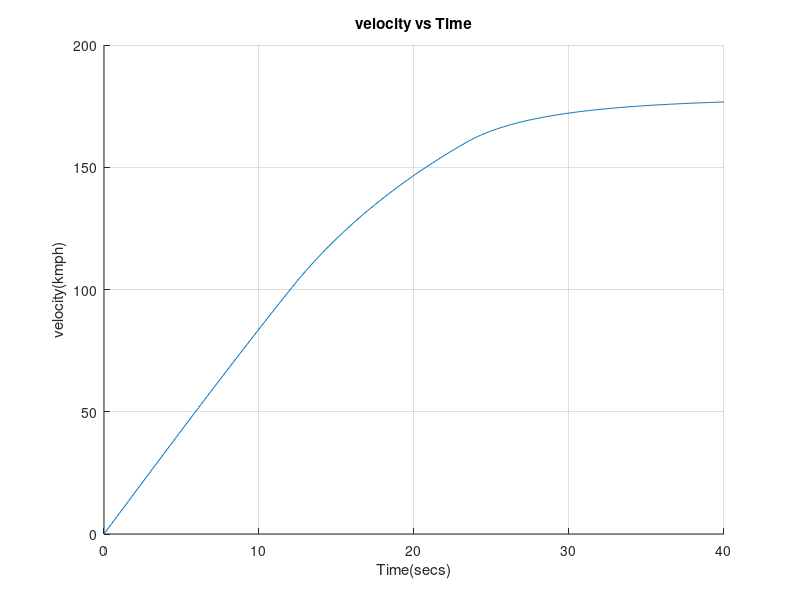
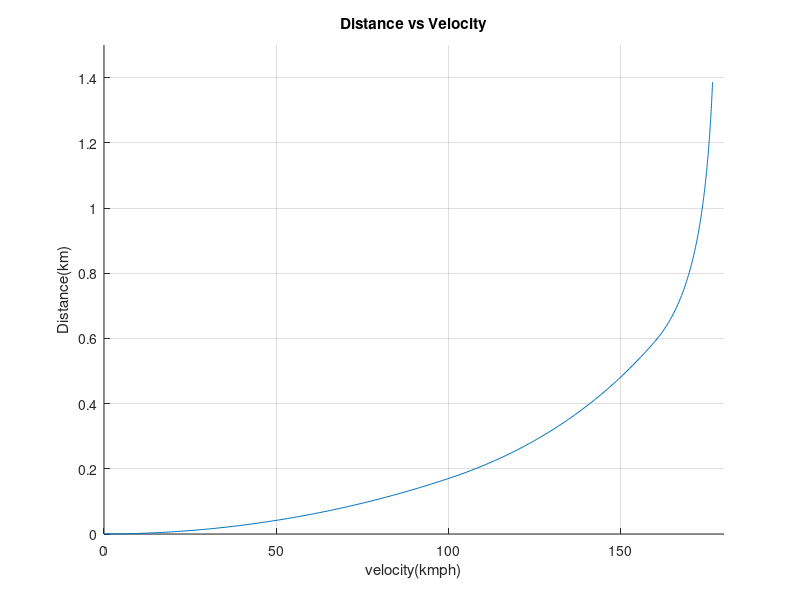
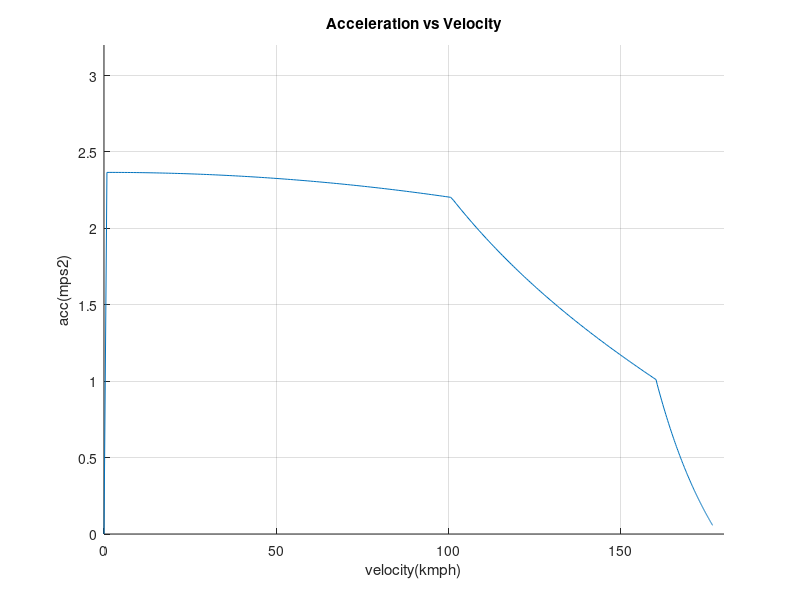
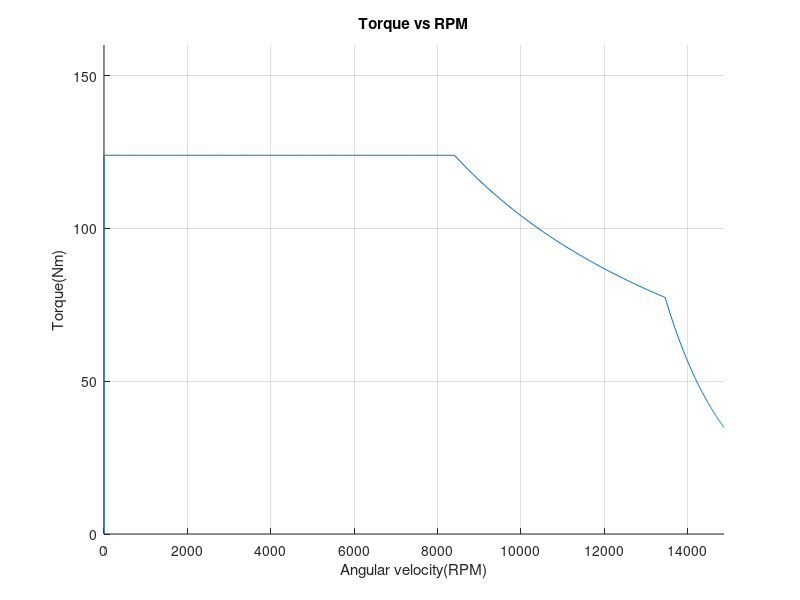

These charts were generated, in order, by the following MATLAB code:
clear;

% decalaring data for torque and power calculation
Mv=1310;
delta=1.08;     %mass factor of the car
M_eq=delta*Mv;
Gr=9;           %fixed gear ratio
fr=0.015;       %rolling resistyance constant
Cd=0.25;        %Aerodynamics drag
Af=2;           %frontal area
r=(15*0.0254+(2*0.155*0.6))/2;   % tire size 155/60R15
nu=0.9;         %efficiency
v_wind=0;

%decalaring constants
g=9.81;
rho=1.2;       %air density
grade=0.06;    % 6% grade means 6m rise in every 100 m of horizontal distance

%conversion factors
mph2mps=1.6/3.6;
kmph2mph=1/1.6;
rpm2radps=pi/30;
kmph2mps=1/3.6;

%performace data
v_safe=160*kmph2mps;     %160kmph   
vgrade=60*kmph2mps;      %60kmph           
vacc=100*1*kmph2mps;     %100kmph for vrated reduced to 75% increase vacc by 4.5% || for vrated reduced to 65% increase vacc by 10.5% || for vrated reduced to 50% increase vacc by 27.5%
v_rated=100*1*kmph2mps;  %100kmph
t_acc=12;

% calculating torque required at maximum aceeleration on level road
Faero=0.5*Cd*Af*rho*(vacc+v_wind)^2;
Froll=Mv*g*fr*cos(0);
Facc=M_eq*vacc/t_acc;
Fgrade=Mv*g*sin(0);

% calculating net torque 
F_max_acc_wheel=Faero+Froll+Facc+Fgrade;
T_max_acc_wheel=F_max_acc_wheel*r;
T_max_acc_motor=T_max_acc_wheel/(Gr*nu);
T_max=T_max_acc_motor;

% calculating constants
Fte=(Gr/r)*T_max*nu;
Frr=Froll;
Fg=Fgrade;
Fad_const=0.5*Cd*Af*rho;
k2=(Fte-Frr-Fg)/M_eq;      %for constant torque region
k1=(Fad_const)/M_eq;       %for constant torque and constant power region

%run for end loop for 1500 cycle
% Array difination of variables
t=linspace(0,15,151);
v=zeros(1,151);
dT=0.1;            % 0.1 sec time step

for n=1:150
    v(n+1)= v(n)+ dT*(k2-(k1*(v(n)+v_wind)^2));
    if t(n)==12
        QQ=n;
    end
end
T_fac=vacc/v(QQ);
T_max=T_max_acc_motor*T_fac;
fprintf('The torque required from the motor is %d Nm \n', T_max);


% Now calculating power, RPM and optimizing rated speed via simulations in different motor modes
% calculating constants

Fte=(Gr/r)*T_max*nu;
Frr=Mv*g*fr*cos(0);
Fg=Mv*g*sin(0);
Fad_const=0.5*Cd*Af*rho;
k2=(Fte-Frr-Fg)/M_eq;      %for constant torque region
k1=(Fad_const)/M_eq;       %for constant torque and constant power region
k2_cp=(-Frr-Fg)/M_eq;
k3=((Fte*v_rated)/M_eq);   %for contant power region torque calculation


% Array difination of variables
t_ctp=linspace(0,40,401);
v_ctp=zeros(1,401);
N=zeros(1,400);
T=zeros(1,400);
P=zeros(1,400);
a=zeros(1,400);
E=zeros(1,400);
D=zeros(1,400);
dT=0.1;            % 0.1 sec time step

for ii=1:400
    if v_ctp(ii)<v_rated  % constant torque region
        v_ctp(ii+1)=v_ctp(ii)+dT*(k2-(k1*(v_ctp(ii)+v_wind)^2));
        T(ii)=Fte*r/Gr/nu;
        P(ii)=v_ctp(ii)*Fte;
        kk=ii;
    elseif v_ctp(ii)>=v_safe % natural characteristics region
        velo_fac=v_ctp(ii)/v_ctp(jj); % factor by which velocity is increasing after constant power mode
        P(ii)=P(jj)/(velo_fac)^7;
        v_ctp(ii+1)=v_ctp(ii)+dT*((P(ii)/M_eq/v_ctp(ii))+k2_cp-(k1*(v_ctp(ii)+v_wind)^2));
        T(ii)=P(ii)/v_ctp(ii)*r/Gr/nu; %torque decresing inversly to the velocity
       
    else  % constant power region
        v_ctp(ii+1)=v_ctp(ii)+dT*((k3/v_ctp(ii))+k2_cp-(k1*(v_ctp(ii)+v_wind)^2));
        P(ii)=P(ii-1);
        T(ii)=(P(ii)/v_ctp(ii))*r/Gr/nu;
        jj=ii;
    end
    
    N(ii)=v_ctp(ii)/r*Gr;
    a(ii)=(v_ctp(ii+1)-v_ctp(ii))/dT;
    P_ctp=[0 P];
    E(ii)=trapz(t_ctp, P_ctp);
    D(ii)=trapz(t_ctp,v_ctp);
    
end

%results
 E_ctp=[0 E]/3600000;
 E_max=E_ctp(jj);
 E_motor=E_ctp*nu;
 N=[0 N];
 N_motor=N/rpm2radps;
 fprintf('The rated motor speed must be %d RPM \n',N_motor(kk));
 fprintf('The no load motor speed must be greater than %d RPM \n',N_motor(jj));
 D_ctp=[0 D];
 a_ctp=[0 a];
 T_motor=[0 T];
 P_motor=T_motor.*N;
 P_motor_kw=P_motor*.001;
 fprintf('The maximum motor power required for this performance is %d kw \n',P_motor_kw(kk));
 fprintf('The energy required for accelerating the vehicle to maximum speed is %d kwhr \n',E_max);
 V_12s=v_ctp(121)
 
%plotting velo
figure(1);
hold on;
plot(t_ctp,v_ctp/kmph2mps);
xlabel('Time(secs)');
ylabel('velocity(kmph)');
title('velocity vs Time');
axis([0 40 0 200]);
grid on;

%plotting distance
figure(2);
hold on;
plot(v_ctp/kmph2mps,D_ctp*.001);
xlabel('velocity(kmph)');
ylabel('Distance(km)');
title('Distance vs Velocity');
axis([0 180 0 1.5]);
grid on;

%plotting acc
figure(3);
hold on;
plot(v_ctp/kmph2mps,a_ctp);
xlabel('velocity(kmph)');
ylabel('acc(mps2)');
title('Acceleration vs Velocity');
axis([0 180 0 3.2]);
grid on;

%plotting motor torque
figure(4);
hold on;
plot(N_motor,T_motor);
xlabel('Angular velocity(RPM)');
ylabel('Torque(Nm)');
title('Torque vs RPM');
axis([0 N_motor(end) 0 160]);
grid on;

%plotting motor power
figure(5);
hold on;
plot(N_motor,P_motor_kw);
xlabel('Angular velocity(RPM)');
ylabel('Power(kilo watt)');
title('Power vs RPM');
axis([0 N_motor(end) 0 120]);
grid on;

%plotting energy
figure(6);
hold on;
plot(v_ctp/kmph2mps,E_motor);
xlabel('Velocity(kmph)');
ylabel('Energy(kwhr)');
title('Energy vs Velocity');
axis([0 185 0 E_motor(end)]);
grid on;

